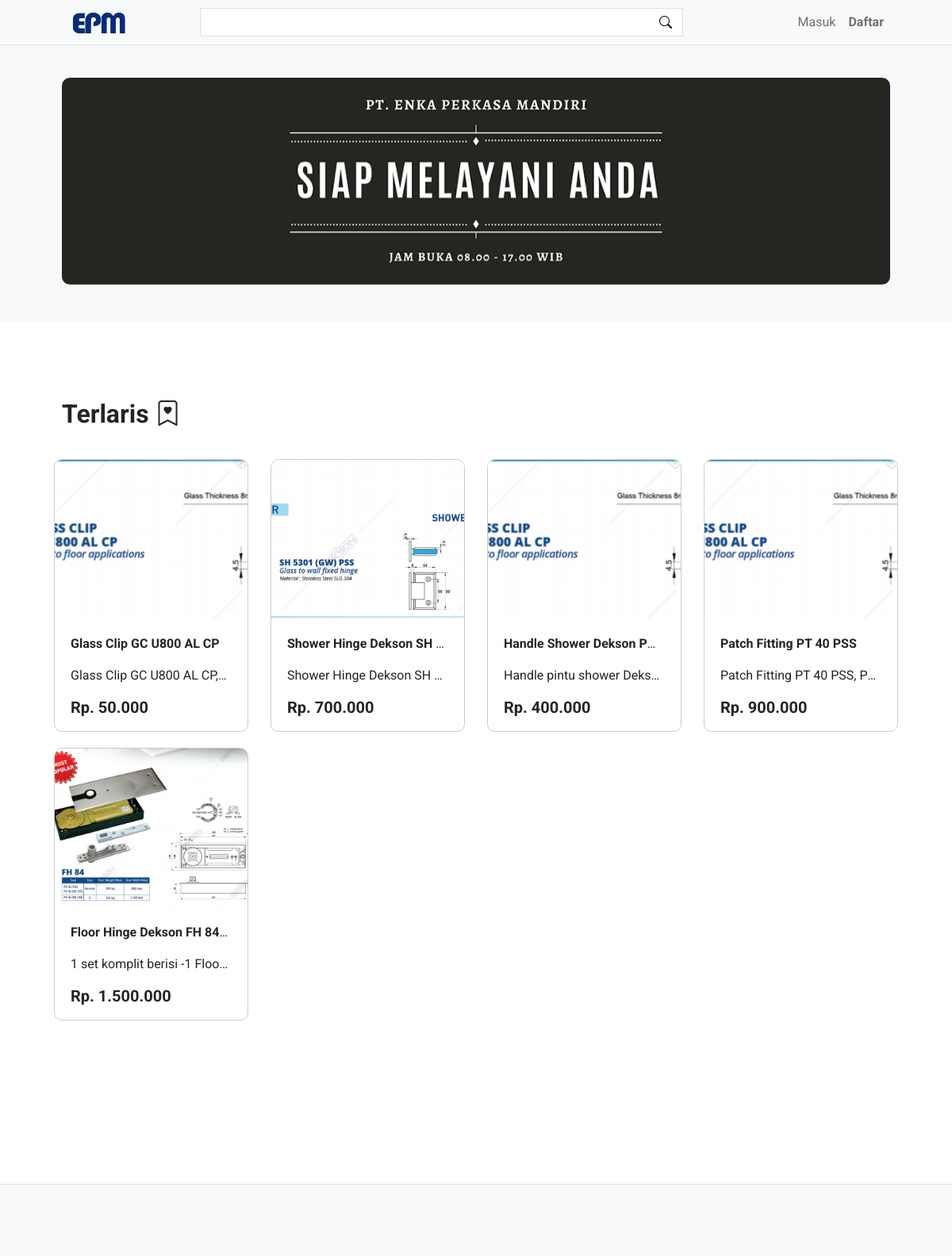
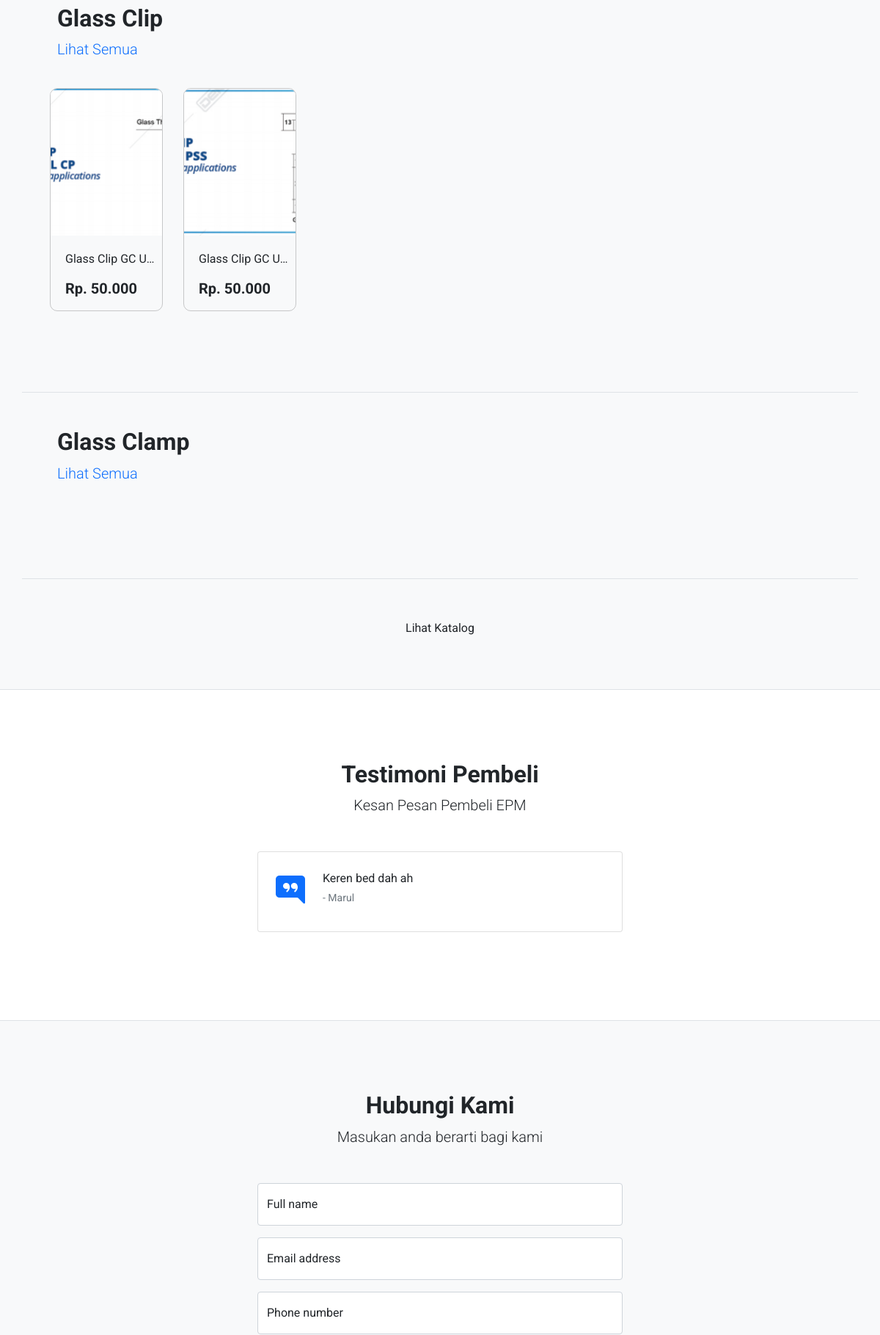
The page / (upper part) on the database its author committed (2 pictures, top to bottom).
### tables this page shows
CREATE TABLE `slide_banner`  (
  `sb_id` int NOT NULL AUTO_INCREMENT,
  `sb_gambar` varchar(255) NULL DEFAULT NULL,
  `sb_created_date` datetime NULL DEFAULT CURRENT_TIMESTAMP,
  PRIMARY KEY (`sb_id`) USING BTREE
);

CREATE TABLE `barang_data`  (
  `bd_id` int NOT NULL AUTO_INCREMENT,
  `bd_kategori` int NULL DEFAULT NULL,
  `bd_nama_barang` varchar(255) NULL DEFAULT NULL,
  `bd_harga` double(25, 2) NULL DEFAULT NULL,
  `bd_deskripsi` text NULL,
  `bd_stok` int NULL DEFAULT NULL,
  `bd_berat` int NULL DEFAULT NULL,
  `bd_gambar` varchar(255) NULL DEFAULT NULL,
  PRIMARY KEY (`bd_id`) USING BTREE,
  INDEX `fk_1`(`bd_kategori`) USING BTREE,
  CONSTRAINT `fk_1` FOREIGN KEY (`bd_kategori`) REFERENCES `kategori_barang` (`kb_id`) ON DELETE RESTRICT ON UPDATE CASCADE
);

CREATE TABLE `testimoni_pembeli`  (
  `tp_id` int NOT NULL AUTO_INCREMENT,
  `tp_nama` varchar(255) NULL DEFAULT NULL,
  `tp_testimoni` varchar(255) NULL DEFAULT NULL,
  `tp_created_date` datetime NULL DEFAULT CURRENT_TIMESTAMP,
  PRIMARY KEY (`tp_id`) USING BTREE
);

### application/controllers/Home.php (called while the page is built, shortened)
<?php
class Home extends CI_Controller {
	public function index()
	{
		$data['banner'] = $this->db->query("SELECT *,(select min(sb_id) from slide_banner) min_id_banner from slide_banner order by sb_id")->result();
		$data['terlaris'] = $this->db->query("SELECT dp_barang,sum(dp_qty) jml_barang,bd_gambar,bd_nama_barang,bd_harga,bd_deskripsi from detail_pesanan left join barang_data on bd_id = dp_barang group by dp_barang order by jml_barang desc")->result();
		$data['kategori1'] = $this->db->query("SELECT * from barang_data left join kategori_barang on kb_id = bd_kategori where kb_id = 1 order by bd_id desc limit 6")->result();
		$data['kategori2'] = $this->db->query("SELECT * from barang_data left join kategori_barang on kb_id = bd_kategori where kb_id = 2 order by bd_id desc limit 6")->result();
		$data['testimoni'] = $this->db->query("SELECT * from testimoni_pembeli order by tp_id desc limit 2")->result();
		$this->load->view('include/header');
		$this->load->view('include/navbar');
		$this->load->view('home',$data);
		$this->load->view('include/footer');
	}
}

### index.php (called while the page is built, shortened)
<?php
require_once BASEPATH.'core/CodeIgniter.php';

### application/views/home.php (the view, shortened to what this page needs)
<header class="bg-light py-5">
    <div class="container px-5">
        <div id="carouselExampleIndicators" class="carousel slide" data-bs-ride="carousel">
          <div class="carousel-inner">
            <?php
            foreach ($banner as $banner){
            ?>
            <div class="carousel-item
                <?php
                if($banner->sb_id == $banner->min_id_banner){
                    echo "active";
                }
                ?>
            ">
              <img src="<?=base_url()?>assets/images/banner/<?=$banner->sb_gambar?>" class="d-block w-100" alt="...">
            </div>
            <?php
            }
            ?>
          </div>
        </div>
    </div>
</header>
<section class="py-5 border-bottom" id="features">
    <div class="container px-5 my-5 discount-section">
        <div class="text-left mb-5">
            <h2 class="fw-bolder">Terlaris <i class="bi bi-bookmark-heart"></i></h2>
        </div>
        <div class="row gx-5">
            <?php
            foreach ($terlaris as $terlaris){
            ?>
            <div class="col-lg-3 item-discount" onclick="window.location.href='<?=base_url()?>barang?id_barang=<?=$terlaris->dp_barang?>'">
                <div class="box-discount">
                    <div class="item-gambar" style="background: url('<?=base_url()?>assets/images/accesoris/<?=$terlaris->bd_gambar?>'); background-position: center; background-size: cover;">
                    </div>
                    <div class="discount item-desc">
                        <p class="judul-item"><strong><?=$terlaris->bd_nama_barang?></strong></p>
                        <p class="judul-item"><?=$terlaris->bd_deskripsi?></p>
                        <h2 class="h5 fw-bolder">Rp. <?=number_format($terlaris->bd_harga,0,',','.')?></h2>
                    </div>
                </div>
            </div>
            <?php
            }
            ?>
        </div>
    </div>
</section>
<section class="bg-light py-5 border-bottom">
    <div class="container px-5 my-5 discount-section border-bottom">
        <div class="text-left mb-5">
            <h2 class="fw-bolder">Glass Clip</h2>
            <p class="lead mb-0"><a href='<?=base_url()?>kategori?kat=1' class="lihat-semua">Lihat Semua</a></p>
        </div>
        <div class="row gx-5">
            <?php
            foreach ($kategori1 as $kategori1){
            ?>
            <div class="col-lg-2 col-6 item-discount" onclick="window.location.href='<?=base_url().'/barang?id_barang='.$kategori1->bd_id?>'">
                <div class="box-discount">
                    <div class="item-gambar" style="background: url('<?=base_url()?>assets/images/accesoris/<?=$kategori1->bd_gambar?>'); background-position: center; background-size: cover;">
                    </div>
                    <div class="discount item-jual-desc">
                        <p class="judul-item-jual"><?=$kategori1->bd_nama_barang?></p>
                        <h2 class="h5 fw-bolder">Rp. <?=number_format($kategori1->bd_harga,0,',','.')?></h2>
                    </div>
                </div>
            </div>
            <?php
            }
            ?>
        </div>
    </div>
    <div class="container px-5 my-5 discount-section border-bottom">
        <div class="text-left mb-5">
            <h2 class="fw-bolder">Glass Clamp</h2>
            <p class="lead mb-0"><a href='<?=base_url()?>kategori?kat=2' class="lihat-semua">Lihat Semua</a></p>
        </div>
    </div>
    <p align="center"><a href="<?=base_url()?>katalog?order=" class="btn btn-default">Lihat Katalog</a></p>
</section>
<section class="py-5 border-bottom">
    <div class="container px-5 my-5 px-5">
        <div class="text-center mb-5">
            <h2 class="fw-bolder">Testimoni Pembeli</h2>
            <p class="lead mb-0">Kesan Pesan Pembeli EPM</p>
        </div>
        <div class="row gx-5 justify-content-center">
            <div class="col-lg-6">
                <?php
                foreach ($testimoni as $testimoni){
                ?>
                <div class="card mb-4">
                    <div class="card-body p-4">
                        <div class="d-flex">
                            <div class="flex-shrink-0"><i class="bi bi-chat-right-quote-fill text-primary fs-1"></i></div>
                            <div class="ms-4">
                                <p class="mb-1"><?=$testimoni->tp_testimoni?></p>
                                <div class="small text-muted">- <?=$testimoni->tp_nama?></div>
                            </div>
                        </div>
                    </div>
                </div>
                <?php
                }
                ?>
            </div>
        </div>
    </div>
</section>
<section class="bg-light py-5">
    <div class="container px-5 my-5 px-5">
        <div class="text-center mb-5">
            <h2 class="fw-bolder">Hubungi Kami</h2>
            <p class="lead mb-0">Masukan anda berarti bagi kami</p>
        </div>
        <div class="row gx-5 justify-content-center">
            <div class="col-lg-6">
                <form id="contactForm" action="<?=base_url()?>home/hubungi_kami" method="post">
                    <div class="form-floating mb-3">
                        <input class="form-control" id="name" type="text" placeholder="Enter your name..." data-sb-validations="required" required="" name="nama" />
                        <label for="name">Full name</label>
                    </div>
                    <div class="form-floating mb-3">
                        <input class="form-control" id="email" type="email" placeholder="name@example.com" data-sb-validations="required,email" required="" name="email"/>
                        <label for="email">Email address</label>
                    </div>
                    <div class="form-floating mb-3">
                        <input class="form-control" id="phone" type="tel" placeholder="(123) 456-7890" data-sb-validations="required" required=""  name="notelp"/>
                        <label for="phone">Phone number</label>
                    </div>
                </form>
            </div>
        </div>
    </div>
</section>
    </div>
</div>

### assets/css/css.css (style rules this page uses)
* { font-family: 'Roboto', sans-serif; }
body { padding-top: 50px; }
.carousel-inner { border-radius: 10px; }
.lihat-semua { text-decoration: none; }
.item-discount { margin-bottom: 40px; transition: 0.3s; }
.item-desc { margin: 0 20px; }
.item-desc p { font-size: 13pt; }
.box-discount { border-radius: 10px; overflow: hidden; border: 1px solid rgba(0, 0, 0, 0.2); padding-bottom: 10px; margin: -10px; transition: 0.3s; }
.discount-section { padding-bottom: 80px; }
.item-gambar { height: 200px; margin-bottom: 20px; }
.judul-item { width: 200px; white-space: nowrap; overflow: hidden; text-overflow: ellipsis; }
.item-jual-desc { margin: 0 20px; }
.item-desc p { font-size: 12pt; }
.judul-item-jual { width: 130px; white-space: nowrap; overflow: hidden; text-overflow: ellipsis; }

### rows shown on the page
slide_banner: sb_gambar (picture)
barang_data: bd_gambar (picture), bd_nama_barang "Glass Clip GC U…", bd_harga "50.000"
barang_data: bd_gambar (picture), bd_nama_barang "Glass Clip GC U…", bd_harga "50.000"
testimoni_pembeli: tp_testimoni "Keren bed dah ah", tp_nama "Marul"

### other values the page prints
$terlaris->bd_nama_barang "Glass Clip GC U800 AL CP"
$terlaris->bd_deskripsi "Glass Clip GC U800 AL CP,…"
$terlaris->bd_harga "50.000"
$terlaris->bd_nama_barang "Shower Hinge Dekson SH…"
$terlaris->bd_deskripsi "Shower Hinge Dekson SH…"
$terlaris->bd_harga "700.000"
$terlaris->bd_nama_barang "Handle Shower Dekson P…"
$terlaris->bd_deskripsi "Handle pintu shower Deks…"
$terlaris->bd_harga "400.000"
$terlaris->bd_nama_barang "Patch Fitting PT 40 PSS"
$terlaris->bd_deskripsi "Patch Fitting PT 40 PSS, P…"
$terlaris->bd_harga "900.000"
$terlaris->bd_nama_barang "Floor Hinge Dekson FH 84…"
$terlaris->bd_deskripsi "1 set komplit berisi -1 Floo…"
$terlaris->bd_harga "1.500.000"
